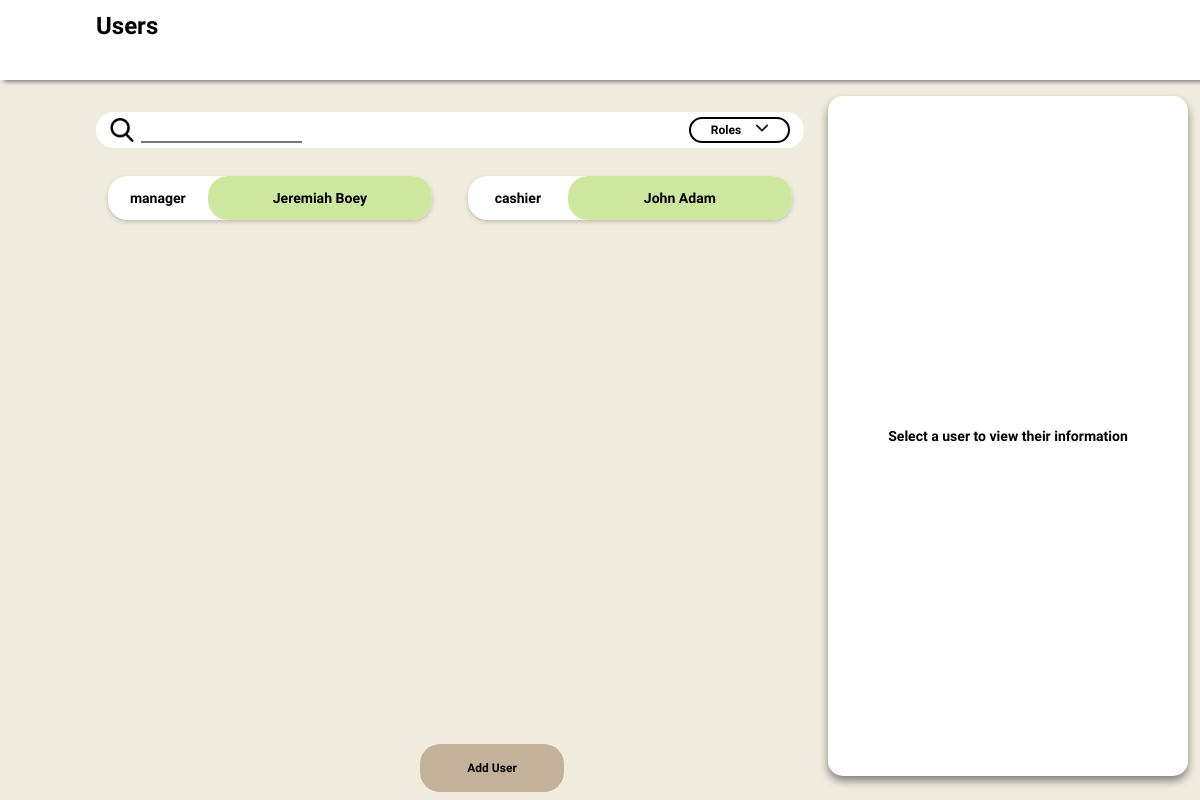
Before: /users/user_list/ with the older database file.
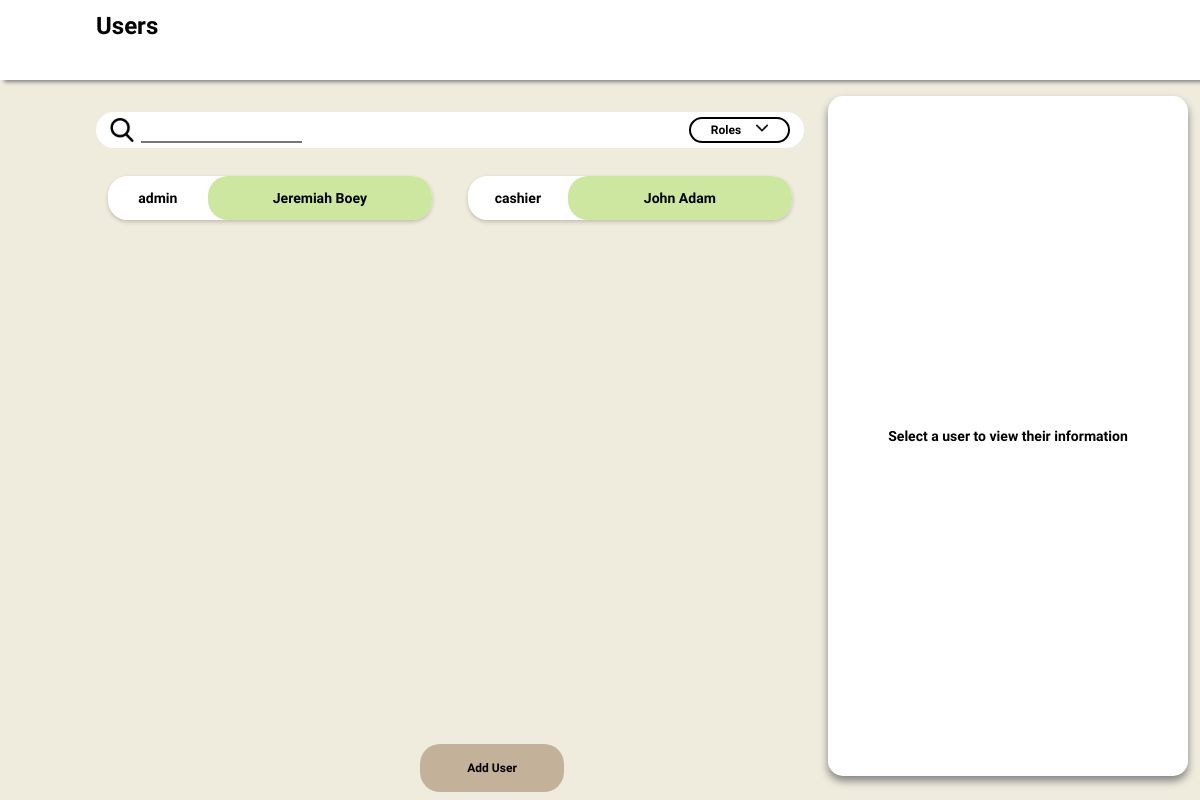
After: the same page with the newer database file.
### users/models.py (models this page shows)
class Employee(models.Model):
    user = models.ForeignKey(User,on_delete=models.CASCADE)
    role = models.CharField(
        choices=[
            ('cashier', 'Cashier'),
            ('admin', 'Admin'),
            ('manager', 'Manager')
        ]
    )

### users/views.py (the view)
# urls.py: path('user_list/', views.user_list_view, name='user_list'),
def user_list_view(request):
    employees = Employee.objects.all()
    roles = Employee.objects.values_list('role', flat=True)
    return render(
        request,
        'users/user_list.html',
        context={
            'employees' : employees,
            'roles' : roles
        }
        )

### users/templates/users/user_list.html (shortened to what this page needs)
<!DOCTYPE html>
{% load static %}
<html>
    <link rel="stylesheet" href="{% static 'css/user_list.css' %}">
    <head>
        <div id="dashboard">
            <h1>Users</h1>
        </div>
    </head>
    <body>
        <div id="search">
            <img src="{% static 'images/search.png'%}" alt="Magnifying glass" class="logo">
            <form class="searchbar"><input type="search" name="Search" id="searchbar" oninput="search_users()"></form>
            <div class="dropbtn">
                <div class="dropdown-button">
                    <h4> Roles <img src="{% static 'images/arrow-down.png'%}" class="logo dropdown"></h4>
                </div>
            </div>
        </div>
        <div id="main-content">
            <div id="user-list">
                {% include 'partials/user_list_partial.html' %}
            </div>
        </div>
        <div id="userinfo-box">
            <h3>Select a user to view their information</h3>
        </div>
        <div class="editBtn-box">
            <button type="button" class="editBtn add" onclick="add_user()"> Add User </button>
        </div>
    </body>

### users/templates/partials/user_list_partial.html
{% for employee in employees%}
    <div class="user box" onclick="show_user({{employee.id}})">
        <div class="user role">
            <h3> {{employee.role}} </h3>
        </div>
        <div class="user username">
            <h3> {{employee.user.first_name}} {{employee.user.last_name}}</h3>
        </div>
    </div>
{% endfor %}

Changed rows visible on the page:
changed Employee "Jeremiah": role "manager" → "admin"
